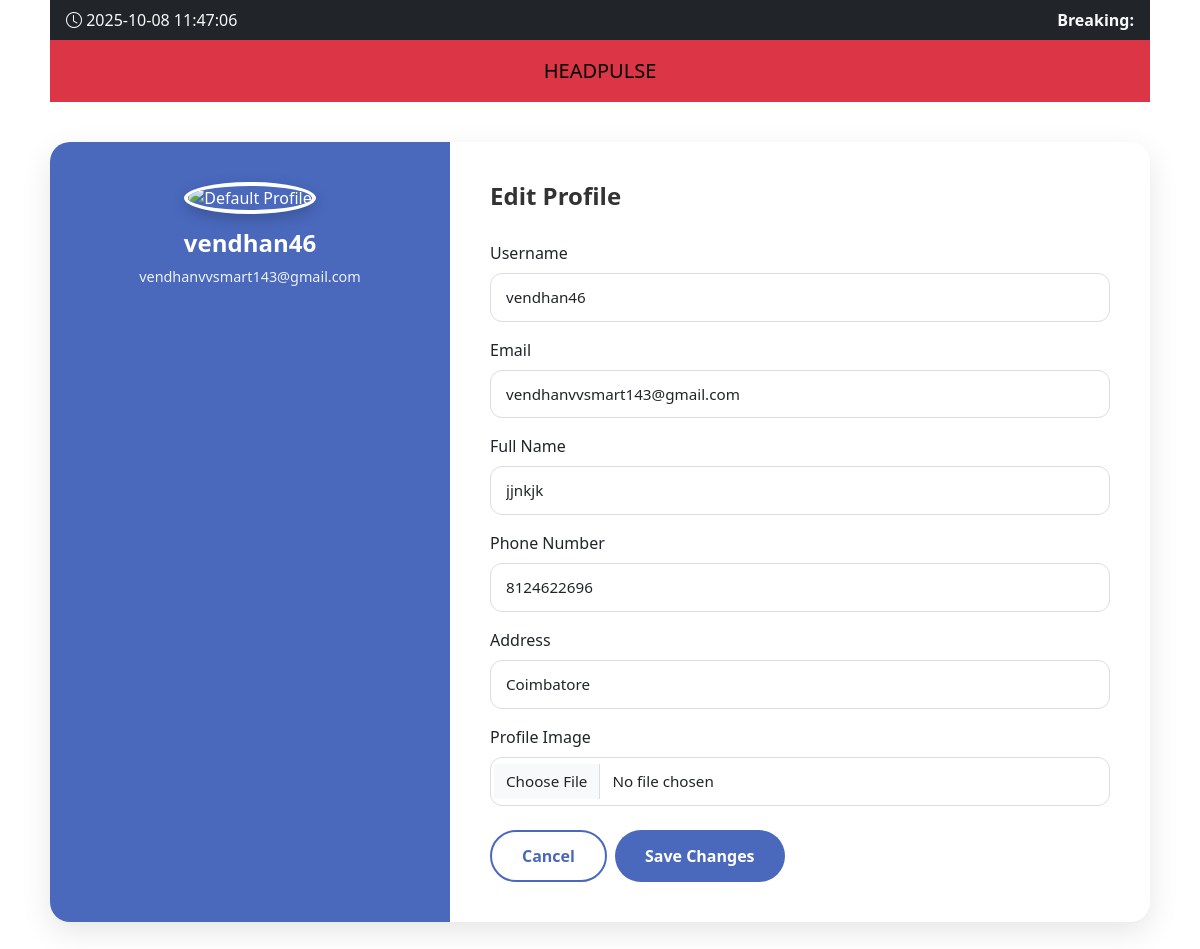
The app's page /profile (signed in) with its own data.
### appmain/models.py (models this page shows, shortened)
class User(models.Model):
    username = models.CharField(max_length=30, default='')
    password = models.CharField(max_length=30, default='')
    email = models.EmailField(max_length=50, unique=True, default=0)  # <- fixed here
    phone = models.BigIntegerField(default=0)  # Use BigIntegerField for 10-digit numbers
    address = models.CharField(max_length=100, default='')
    interested_field = models.CharField(max_length=50, default='')
    image=models.ImageField(upload_to='images/',default='')

### appmain/views.py (the view)
# urls.py: path('profile',views.profile, name='profile'),
def profile(request):
    name=request.session.get('name')
    user=User.objects.filter(username=name).first()
    return render(request,'menus/profile.html',{'data':user,'current_time':current_time,
    'breaking':breaking
    })

### templates/menus/profile.html (shortened to what this page needs)
<!DOCTYPE html>
<html lang="en">
{% load static %}
<head>
  <link rel="stylesheet" href="{% static 'css/bootstrap.css' %}">
  <link href="https://cdnjs.cloudflare.com/ajax/libs/bootstrap-icons/1.10.0/font/bootstrap-icons.min.css" rel="stylesheet">
  <link href="https://cdn.jsdelivr.net/npm/bootstrap@5.3.7/dist/css/bootstrap.min.css" rel="stylesheet"
>
</head>
<body>
<div class="bg-dark text-light px-3 py-2 d-flex justify-content-between align-items-center">
  <div><i class="bi bi-clock"></i> {{ current_time }}</div>
  <marquee behavior="scroll" direction="left" scrollamount="6">
    <strong>Breaking:</strong>
  </marquee>
</div>
<nav class="navbar navbar-expand bg-danger py-3">
  <div class="container-fluid d-flex justify-content-center">
    <P class="navbar-brand m-0 p-0">HEADPULSE</p>
  </div>
</nav>
<div class="profile-card">
  <div class="profile-sidebar">
    {% if data.image %}
      <img src="{{ data.image.url }}" alt="Profile Picture" class="profile-avatar">
    {% else %}
      <img src="{% static 'images/default-profile.png' %}" alt="Default Profile" class="profile-avatar">
    {% endif %}
    <h3 class="profile-name">{{ data.username }}</h3>
    <p class="profile-email">{{ data.email }}</p>
  </div>
  <div class="profile-form">
    <h2 class="section-title">Edit Profile</h2>
    <form method="POST" action="/update/{{ data.id }}" enctype="multipart/form-data">
      <div class="mb-3">
        <label class="form-label">Username</label>
        <input type="text" name="username" value="{{ data.username }}" class="form-control" required>
      </div>
      <div class="mb-3">
        <label class="form-label">Email</label>
        <input type="email" name="email" value="{{ data.email }}" class="form-control" required>
      </div>
      <div class="mb-3">
        <label class="form-label">Full Name</label>
        <input type="text" name="interested_field" value="{{ data.interested_field }}" class="form-control">
      </div>
      <div class="mb-3">
        <label class="form-label">Phone Number</label>
        <input type="tel" name="phone" value="{{ data.phone }}" class="form-control">
      </div>
      <div class="mb-3">
        <label class="form-label">Address</label>
        <input type="text" name="address" value="{{ data.address }}" class="form-control">
      </div>
      <div class="mb-3">
        <label class="form-label">Profile Image</label>
        <input type="file" name="image" class="form-control" accept="image/*">
      </div>
      <div class="d-flex gap-2 mt-4">
        <button type="reset" class="btn btn-outline-custom">Cancel</button>
        <button type="submit" class="btn btn-primary-custom">Save Changes</button>
      </div>
    </form>
  </div>
</div>
</body>
</html>

### templates/menus/profile.html (style rules this page uses)
body { margin-right: 50px; margin-left:50px; }
.profile-card { max-width: 1100px; margin: 40px auto; background: #fff; border-radius: 20px; box-shadow: 0 10px 30px rgba(0,0,0,0.1); overflow: hidden; display: flex; flex-wrap: wrap; }
.profile-sidebar { background: #4a69bd; color: #fff; flex: 1 1 300px; padding: 40px 30px; text-align: center; }
.profile-avatar { width: 140px; height: 140px; border-radius: 50%; object-fit: cover; border: 4px solid #fff; margin-bottom: 15px; box-shadow: 0 5px 15px rgba(0,0,0,0.2); }
.profile-name { font-size: 1.5rem; font-weight: 600; }
.profile-email { font-size: 0.9rem; opacity: 0.9; }
.profile-form { flex: 2 1 500px; padding: 40px; }
.section-title { font-size: 1.5rem; font-weight: 600; color: #333; margin-bottom: 30px; }
.form-control { border-radius: 12px; border: 1px solid #ddd; padding: 12px 15px; font-size: 0.95rem; }
.btn-primary-custom { background: #4a69bd; border: none; border-radius: 30px; padding: 12px 30px; font-weight: 600; color: #fff; transition: 0.3s; }
.btn-outline-custom { border: 2px solid #4a69bd; color: #4a69bd; border-radius: 30px; padding: 12px 30px; font-weight: 600; transition: 0.3s; }

### records on screen
User: username "vendhan46", email "vendhanvvsmart143@gmail.com", interested_field "jjnkjk", phone "8124622696", address "Coimbatore"

### other values on screen
{{ current_time }} "2025-10-08 11:47:06"
